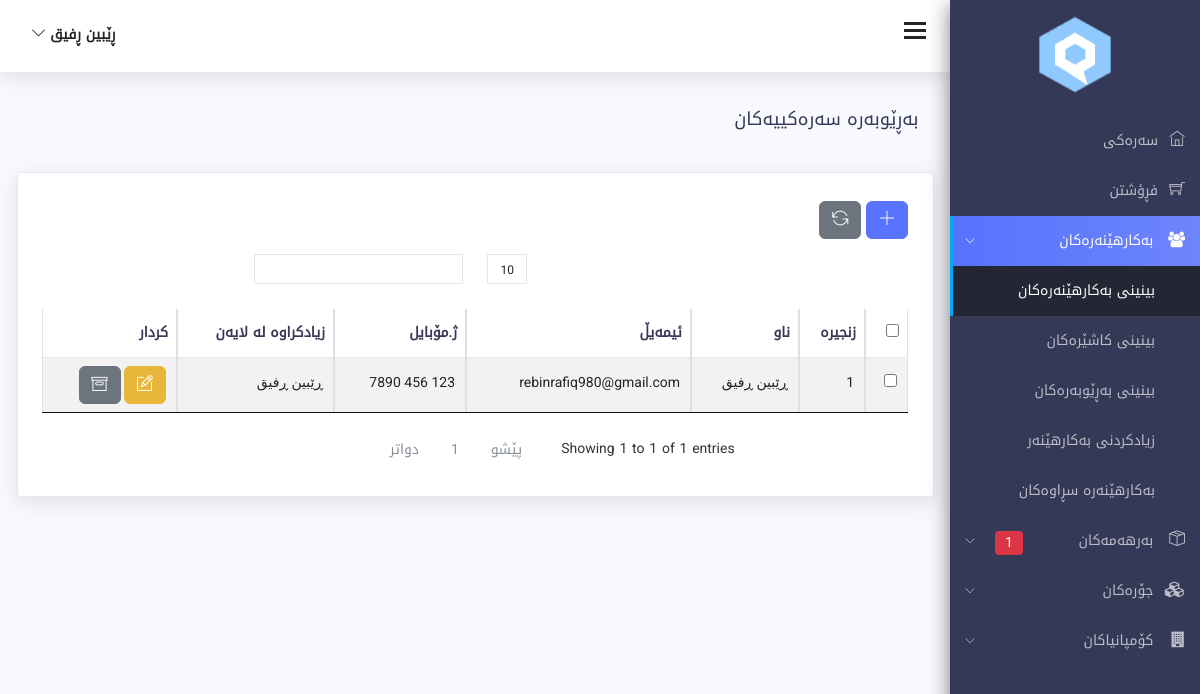
/users.php (signed in), run on the app's committed database.
### tables this page shows
CREATE TABLE `users` (
  `id` int(11) NOT NULL,
  `first_name` varchar(255) NOT NULL,
  `last_name` varchar(255) NOT NULL,
  `email` varchar(255) NOT NULL,
  `password` varchar(255) NOT NULL,
  `role` int(11) NOT NULL DEFAULT 2 COMMENT '1 super admin\r\n2 admin\r\n3 cashier',
  `phone` varchar(255) NOT NULL,
  `recycle` int(11) DEFAULT 0,
  `addedby` varchar(255) NOT NULL,
  `image` varchar(255) NOT NULL,
  `type_image` varchar(255) NOT NULL,
  `tmp_image` varchar(255) NOT NULL,
  `size_image` varchar(255) NOT NULL,
  `created_at` datetime NOT NULL,
  `updated_at` datetime NOT NULL
);

### class/database.php (called while the page is built, shortened)
<?php
class Database{
public $connection;
public function open_db_connection(){
    $this->connection=new mysqli(DB_HOST,DB_USER,DB_PASSWORD,DB_NAME);
}
public function query($sql){
    $result=$this->connection->query($sql);
    return $result;
}
}
$db = new Database();
?>

### class/db_object.php (called while the page is built, shortened)
<?php
class Db_Object{
public static function find_all(){
    return static::find_by_query("SELECT * FROM ".static::$db_table." ");
}
public static function find_by_id($id){
    $the_result_array=static::find_by_query("SELECT * FROM ".static::$db_table." WHERE id='$id' LIMIT 1");
    return !empty($the_result_array) ? array_shift($the_result_array) : false;
}
public static function find_by_query($sql){
    global $db;
    $result_set=$db->query($sql);
    $the_object_array=array();
    while($row=mysqli_fetch_array($result_set)){
        $the_object_array[]=static::instantation($row);
    }
    return $the_object_array;
}
public static function instantation($the_record){
    $the_object=new $calling_class;
    foreach($the_record as $the_attribute => $value){
        if($the_object->has_the_attribute($the_attribute)){
            $the_object->$the_attribute=$value;
        }
    }
    return $the_object;
}
private function has_the_attribute($the_attribute){
    $the_properties=get_object_vars($this);
    return array_key_exists($the_attribute,$the_properties);
}
}
?>

### users.php (the view, shortened to what this page needs)
<?php include 'includes/header.php'; ?>
<?php include 'includes/sidebar.php'; ?>
<?php include 'includes/top_header.php'; ?>
<div class="content-wrap">
        <div class="main">
            <div class="container-fluid">
                <div class="row">
                    <div class="col-lg-8 p-r-0 title-margin-right">
                        <div class="page-header">
                            <div class="page-title">
                                <h1>بەڕێوبەرە سەرەکییەکان</h1>
                            </div>
                        </div>
                    </div>
                </div>
                <section id="main-content">
                    <div class="row">
                        <div class="col-lg-12">
                            <div class="card">
                                <div class="bootstrap-data-table-panel">
                                    <div class="table-responsive">
                                    <div class="row">
                                            <div class="col-lg-3">
                                                <a href="add_user.php" class="btn btn-primary" title="زیادکردنی بەکارهێنەر"><i class="ti-plus"></i></a>
                                                <button type="button" onclick="multiRecycleUser()" title="ناردنی بۆ بەشی سڕاوەکان" class="btn btn-secondary"><i class="ti-reload"></i></button>
                                            </div>
                                        </div>
                                        <table class="table table-striped table-bordered" id="bootstrap-data-table">
                                            <thead>
                                                <tr>
                                                <th>
                                                    <input type="checkbox" id="checkall">
                                                    </th>
                                                    <th>زنجیرە</th>
                                                    <th>ناو</th>
                                                    <th>ئیمەیڵ</th>
                                                    <th>ژ.مۆبایل</th>
                                                    <th>زیادکراوە لە لایەن</th>
                                                    <th>کردار</th>
                                                </tr>
                                            </thead>
                                            <tbody>
                                                <?php
                                                $users = User::find_all();
                                                $a=1;
                                                foreach($users as $user){
                                                    if($user->recycle==0 && $user->role==1){
                                                ?>
                                                <tr id="tr_user_<?php echo $user->id; ?>">
                                                <td>
                                                        <input type="checkbox"
                                                        id="sel"
                                                        class="checkitem"
                                                        name="sel[]"
                                                        value="<?php
                                                        echo $user->id; ?>">
                                                    </td>
                                                    <td><?php echo $a++; ?></td>
                                                    <td><?php echo htmlentities($user->first_name.' '.$user->last_name,ENT_QUOTES,'UTF-8'); ?></td>
                                                    <td><?php echo htmlentities($user->email,ENT_QUOTES,'UTF-8'); ?></td>
                                                    <td><?php echo htmlentities($user->phone,ENT_QUOTES,'UTF-8'); ?></td>
                                                    <td><?php
                                                    if(!empty($user->addedby)){
                                                        $addedby=User::find_by_id($user->addedby);
                                                        echo htmlentities($addedby->first_name.' '.$addedby->last_name,ENT_QUOTES,'UTF-8');
                                                    }else{
                                                        echo "";
                                                    }
                                                    ?> </td>
                                                    <td>
                                                        <button type="button" onclick="userUpdate(<?php echo $user->id; ?>)" class="btn btn-warning" title="دەستکاریکردن">
                                                            <span class="ti-pencil-alt"></span>
                                                        </button>
                                                        <button type="button"  class="btn btn-secondary " onclick="userRecycle(<?php echo $user->id; ?>)"
                                                        title="ناردنی بۆ بەشی سڕاوەکان">
                                                            <span class="ti-archive"></span>
                                                        </button>
                                                    </td>
                                                </tr>
                                                <?php } } ?>
                                            </tbody>
                                        </table>
                                    </div>
                                </div>
                            </div>
                        </div>
                    </div>
                </div>
                </div>
                </div>
<?php include('includes/footer.php'); ?>

### includes/top_header.php (shortened to what this page needs)
<div class="header">
    <div class="container-fluid">
        <div class="row">
            <div class="col-lg-12">
                <div class="float-start">
                    <div class="hamburger sidebar-toggle">
                        <span class="line"></span>
                        <span class="line"></span>
                        <span class="line"></span>
                    </div>
                </div>
                <div class="float-end">
                    <div class="dropdown dib">
                        <div class="header-icon" data-toggle="dropdown">
                            <span class="user-avatar">
                                <?php
                                $user=User::find_by_id($_SESSION['user_id']);
                                echo $user->first_name . " " . $user->last_name;
                                ?>
                                <i class="ti-angle-down f-s-10"></i>
                            </span>
                        </div>
                        </div>
                </div>
            </div>
        </div>
    </div>
</div>

### data on the page
users: first_name "ڕێبین", last_name "ڕفیق", first_name+last_name "ڕێبین ڕفیق", email "rebinrafiq980@gmail.com", phone "123 456 7890"

### other printed values
$product "1"
